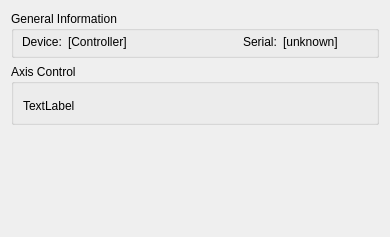
<?xml version="1.0" encoding="UTF-8"?>
<ui version="4.0">
 <class>DockWidgetThorlabsKCubePA</class>
 <widget class="QWidget" name="DockWidgetThorlabsKCubePA">
  <property name="geometry">
   <rect>
    <x>0</x>
    <y>0</y>
    <width>390</width>
    <height>237</height>
   </rect>
  </property>
  <property name="minimumSize">
   <size>
    <width>0</width>
    <height>237</height>
   </size>
  </property>
  <property name="windowTitle">
   <string>Thorlabs KCube Position Aligner</string>
  </property>
  <layout class="QVBoxLayout" name="verticalLayout_2">
   <item>
    <widget class="QGroupBox" name="groupBox">
     <property name="sizePolicy">
      <sizepolicy hsizetype="Preferred" vsizetype="Minimum">
       <horstretch>0</horstretch>
       <verstretch>0</verstretch>
      </sizepolicy>
     </property>
     <property name="maximumSize">
      <size>
       <width>16777215</width>
       <height>16777215</height>
      </size>
     </property>
     <property name="title">
      <string>General Information</string>
     </property>
     <layout class="QVBoxLayout" name="verticalLayout_5">
      <property name="spacing">
       <number>6</number>
      </property>
      <property name="leftMargin">
       <number>8</number>
      </property>
      <property name="topMargin">
       <number>1</number>
      </property>
      <property name="rightMargin">
       <number>8</number>
      </property>
      <property name="bottomMargin">
       <number>3</number>
      </property>
      <item>
       <layout class="QHBoxLayout" name="horizontalLayout_4">
        <item>
         <widget class="QLabel" name="label_2">
          <property name="sizePolicy">
           <sizepolicy hsizetype="Preferred" vsizetype="Preferred">
            <horstretch>0</horstretch>
            <verstretch>0</verstretch>
           </sizepolicy>
          </property>
          <property name="text">
           <string>Device:</string>
          </property>
         </widget>
        </item>
        <item>
         <widget class="QLabel" name="lblDevice">
          <property name="sizePolicy">
           <sizepolicy hsizetype="Expanding" vsizetype="Preferred">
            <horstretch>0</horstretch>
            <verstretch>0</verstretch>
           </sizepolicy>
          </property>
          <property name="text">
           <string>[Controller]</string>
          </property>
         </widget>
        </item>
        <item>
         <spacer name="horizontalSpacer_2">
          <property name="orientation">
           <enum>Qt::Horizontal</enum>
          </property>
          <property name="sizeHint" stdset="0">
           <size>
            <width>40</width>
            <height>20</height>
           </size>
          </property>
         </spacer>
        </item>
        <item>
         <widget class="QLabel" name="label_6">
          <property name="sizePolicy">
           <sizepolicy hsizetype="Preferred" vsizetype="Preferred">
            <horstretch>0</horstretch>
            <verstretch>0</verstretch>
           </sizepolicy>
          </property>
          <property name="text">
           <string>Serial:</string>
          </property>
         </widget>
        </item>
        <item>
         <widget class="QLabel" name="lblSerial">
          <property name="sizePolicy">
           <sizepolicy hsizetype="MinimumExpanding" vsizetype="Preferred">
            <horstretch>0</horstretch>
            <verstretch>0</verstretch>
           </sizepolicy>
          </property>
          <property name="text">
           <string>[unknown]</string>
          </property>
          <property name="wordWrap">
           <bool>true</bool>
          </property>
         </widget>
        </item>
       </layout>
      </item>
     </layout>
    </widget>
   </item>
   <item>
    <widget class="QGroupBox" name="groupAxisControl">
     <property name="title">
      <string>Axis Control</string>
     </property>
     <property name="checkable">
      <bool>false</bool>
     </property>
     <layout class="QVBoxLayout" name="verticalLayout">
      <item>
       <widget class="MotorAxisController" name="motorAxisController">
        <property name="numAxis">
         <number>1</number>
        </property>
        <property name="defaultAxisUnit">
         <enum>MotorAxisController::UnitDeg</enum>
        </property>
        <property name="defaultAxisType">
         <enum>MotorAxisController::TypeRotational</enum>
        </property>
        <property name="refreshAvailable">
         <bool>true</bool>
        </property>
        <property name="movementType">
         <enum>MotorAxisController::MovementAbsolute</enum>
        </property>
       </widget>
      </item>
      <item>
       <widget class="QLabel" name="lblHomed">
        <property name="text">
         <string>TextLabel</string>
        </property>
       </widget>
      </item>
     </layout>
    </widget>
   </item>
   <item>
    <spacer name="verticalSpacer">
     <property name="orientation">
      <enum>Qt::Vertical</enum>
     </property>
     <property name="sizeHint" stdset="0">
      <size>
       <width>20</width>
       <height>40</height>
      </size>
     </property>
    </spacer>
   </item>
  </layout>
 </widget>
 <customwidgets>
  <customwidget>
   <class>MotorAxisController</class>
   <extends>QWidget</extends>
   <header>motorAxisController.h</header>
  </customwidget>
 </customwidgets>
 <resources/>
 <connections/>
</ui>
